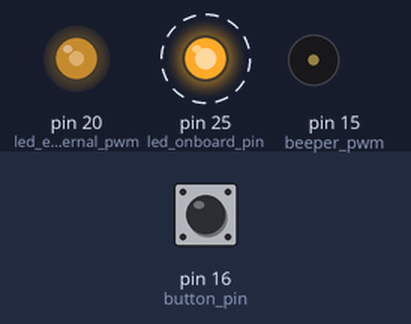
A program run on a simulated MicroPython board. Parts: output pins drawn as LEDs (lit = HIGH), buzzer (waves = sounding). Dashed ring = blinking. Inputs (shaded band) come from the test bench; at power-on: pin 16 (button_pin) HIGH. What the program prints to the serial console is not drawn.

Above: at 1.2 s.
1.3 s: pin 16 (button_pin) pulled LOW for 0.15 s
At 3.17 s:
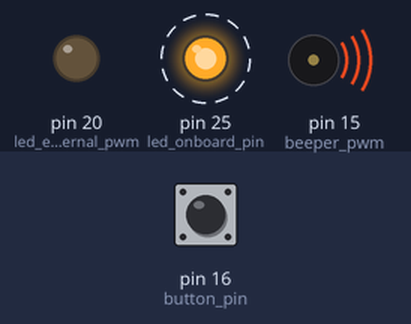
At 3.93 s:
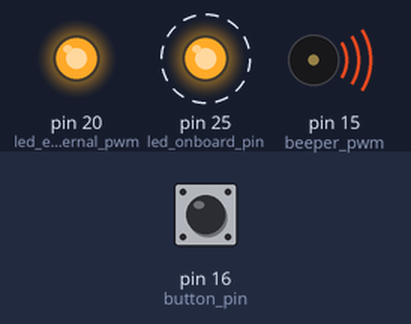
4.3 s: pin 16 (button_pin) pulled LOW for 1 s
7.3 s: pin 16 (button_pin) pulled LOW for 3.2 s
At 11.56 s:
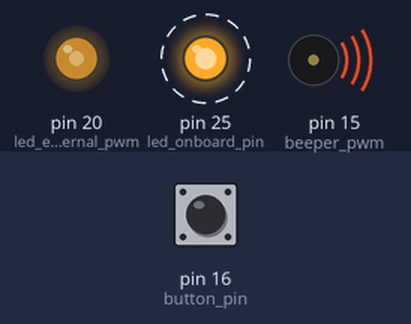
Timing chart, 0 to 18.0 s (numbered marks = the images above; inputs shaded):
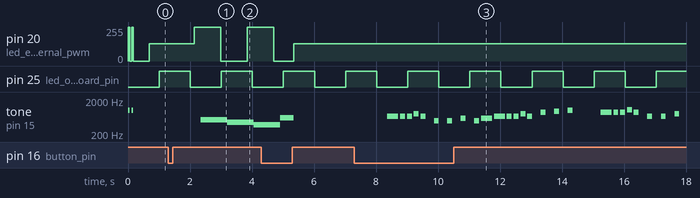

The program:

main.py
```python
from button import Button
import hal
from heartbeat import Heartbeat
import app_globals
from startup_pattern import StartupPattern
from led_pulse import LEDPulse
from siren import Siren
from theme_player import ThemePlayer
import theme

# Since the file is called main.py, it will run automatically when the target device boots.

BUTTON_HOLD_MS = 1000

class App():
    STATE_STARTUP = 0
    STATE_IDLE = 1
    STATE_ALARMING = 2
    STATE_TUNE = 3
    STATE_SIZE = 4

    def __init__(self):
        print("OctoAlarm MicroPython Version " + app_globals.VERSION + "\n")

        self.button = Button(hal.read_button)
        self.heartbeat = Heartbeat(lambda x: hal.set_heartbeat(x))
        self.startup_pattern: StartupPattern
        self.led_pulse: LEDPulse
        self.siren: Siren
        self.state = self.STATE_STARTUP
        self.last_state = self.STATE_SIZE
        self.released_in_theme_state = False
        self.theme_player: ThemePlayer

    @staticmethod
    def startup_pattern_set(value):
        hal.set_led(255 if value > 0 else 0)
        hal.set_beeper(value)

    def update(self):
        self.heartbeat.update()
        self.button.update()

        first_time = self.state != self.last_state
        self.last_state = self.state

        if self.state == self.STATE_STARTUP:
            if first_time:
                self.startup_pattern = StartupPattern(self.startup_pattern_set)
            if self.startup_pattern.is_finished():
                self.state = self.STATE_IDLE
            else:
                self.startup_pattern.update()
        elif self.state == self.STATE_IDLE:
            if first_time:
                hal.set_beeper(0)
                hal.set_led(128)
            if self.button.just_released():
                self.state = self.STATE_ALARMING
            if self.button.is_held(BUTTON_HOLD_MS):
                self.state = self.STATE_TUNE
        elif self.state == self.STATE_ALARMING:
            if first_time:
                self.led_pulse = LEDPulse(lambda x: hal.set_led(x), 2000)
                if hal.allow_siren():
                    self.siren = Siren(lambda x: hal.set_beeper(x), 3000)
            self.led_pulse.update()
            if hal.allow_siren():
                self.siren.update()
            if self.button.just_released():
                self.state = self.STATE_IDLE
        elif self.state == self.STATE_TUNE:
            if first_time:
                self.released_in_theme_state = False
                self.theme_player = ThemePlayer(lambda x: hal.set_beeper(x), theme.THEME)

            self.theme_player.update()

            if self.theme_player.is_finished():
                self.state = self.STATE_IDLE

            if self.button.just_released():
                if not self.released_in_theme_state:
                    self.released_in_theme_state = True
                else:
                    self.state = self.STATE_IDLE

app: App

def setup():
    global app
    app = App()

def loop():
    global app
    app.update()

hal.run(setup, loop)
```

button.py
```python
from elapsed import ElapsedMS
from debounce import Debounce

class Button:
    def __init__(self, get_state):
        self.get_state_ = get_state
        self.pressed_ = False
        self.last_pressed_ = False
        self.debounced_state_ = Debounce()
        self.pressed_timer_ = ElapsedMS()

    def update(self):
        self.last_pressed_ = self.pressed_
        self.debounced_state_.update(self.get_state_())
        self.pressed_ = self.debounced_state_.state()
        if self.just_pressed():
            self.pressed_timer_.restart()

    def is_pressed(self):
        return self.pressed_

    def is_released(self):
        return not self.pressed_

    def just_changed(self):
        return self.pressed_ != self.last_pressed_

    def just_pressed(self):
        return self.just_changed() and self.is_pressed()

    def just_released(self):
        return self.just_changed() and self.is_released()

    def is_held(self, hold_time_ms):
        return self.is_pressed() and self.pressed_timer_.has_elapsed(hold_time_ms)

    def restart_held(self):
        self.pressed_timer_.restart()
```

hal.py
```python
import sys

if (sys.platform == "linux") or (sys.platform == "win32"):
    # Simulator
    import hal_sim as hal_impl
else:
    # MicroPython
    import hal_rpi_pico as hal_impl

def run(setup, loop):
    hal_impl.run(setup, loop)

def get_ms() -> int:
    return hal_impl.get_ms()

def get_us() -> int:
    return hal_impl.get_us()

def read_button() -> bool:
    return hal_impl.read_button()

def set_heartbeat(value: bool):
    hal_impl.set_heartbeat(value)

def set_led(value: int):
    hal_impl.set_led(value)

def set_beeper(freq: int):
    hal_impl.set_beeper(freq)

def allow_siren() -> bool:
    return hal_impl.allow_siren()
```

heartbeat.py
```python
from elapsed import ElapsedMS

class Heartbeat():
    def __init__(self, set_state):
        self.set_state = set_state
        self.set_state(False)
        self.state = False
        self.elapsed = ElapsedMS()

    def update(self):
        if self.elapsed.has_elapsed_restart(1000):
            self.state = not self.state
            self.set_state(self.state)
```

app_globals.py
```python
VERSION = '0.1.1'
```

startup_pattern.py
```python
from elapsed import ElapsedMS

class StartupPattern():
    DATA = [(1000,50),
            (0,50),
            (1000,50),
            (0,500)]

    def __init__(self, set_frequency):
        global DATA
        self.set_frequency = set_frequency
        self.elapsed = ElapsedMS()
        self.index = 0
        self.set_frequency(self.DATA[self.index][0])
        self.finished = False

    def update(self):
        if self.finished:
            return

        item = self.DATA[self.index]

        if self.elapsed.has_elapsed_restart(item[1]):
            self.index += 1
            if self.index >= len(self.DATA):
                self.finished = True
            else:
                item = self.DATA[self.index]
                self.set_frequency(item[0])

    def is_finished(self):
        return self.finished
```

led_pulse.py
```python
from elapsed import ElapsedUS

class LEDPulse():
    STATE_INCREASING = 0
    STATE_PAUSEBRIGHT = 1
    STATE_DECREASING = 2
    STATE_PAUSEOFF = 3
    STATE_SIZE = 4

    MAX_PWM = 255

    # set_output must be a callable that takes an int and returns None
    def __init__(self, set_output, update_period_us: int):
        self.set_output = set_output
        self.update_period_us = update_period_us
        self.state = self.STATE_INCREASING
        self.last_state = self.STATE_SIZE
        self.pwm_value = 0
        self.timer = ElapsedUS()
        self.pause_us = self.update_period_us * 100

    def update(self):
        first_time = self.state != self.last_state
        self.last_state = self.state

        if self.state == self.STATE_INCREASING:
            if first_time:
                self.pwm_value = 0
                self.timer.restart()
            if self.timer.has_elapsed_restart(self.update_period_us):
                if self.pwm_value < self.MAX_PWM:
                    self.pwm_value += 1
                else:
                    self.state = self.STATE_PAUSEBRIGHT
            self.set_output(self.pwm_value)
        elif self.state == self.STATE_PAUSEBRIGHT:
            if first_time:
                self.timer.restart()
            if self.timer.has_elapsed(self.pause_us):
                self.state = self.STATE_DECREASING
        elif self.state == self.STATE_DECREASING:
            if first_time:
                self.pwm_value = self.MAX_PWM
                self.timer.restart()
            if self.timer.has_elapsed_restart(self.update_period_us):
                if self.pwm_value > 0:
                    self.pwm_value -= 1
                else:
                    self.state = self.STATE_PAUSEOFF
            self.set_output(self.pwm_value)
        elif self.state == self.STATE_PAUSEOFF:
            if first_time:
                self.timer.restart()
            if self.timer.has_elapsed(self.pause_us):
                self.state = self.STATE_INCREASING
```

siren.py
```python
from elapsed import ElapsedUS

class Siren():
    STATE_INCREASING = 0
    STATE_PAUSE = 1
    STATE_SIZE = 2

    FREQ_LOW = 300
    FREQ_HIGH = 600

    # set_freq must be a callable that takes an int and returns None
    def __init__(self, set_freq, update_period_us: int):
        self.set_freq = set_freq
        self.update_period_us = update_period_us
        self.state = self.STATE_INCREASING
        self.last_state = self.STATE_SIZE
        self.current_freq = self.FREQ_LOW
        self.timer = ElapsedUS()
        self.pause_us = self.update_period_us * 0

    def update(self):
        first_time = self.state != self.last_state
        self.last_state = self.state

        if self.state == self.STATE_INCREASING:
            if first_time:
                self.current_freq = self.FREQ_LOW
                self.timer.restart()
            if self.timer.has_elapsed_restart(self.update_period_us):
                if self.current_freq < self.FREQ_HIGH:
                    self.current_freq += 1
                else:
                    self.state = self.STATE_PAUSE
            self.set_freq(self.current_freq)
        elif self.state == self.STATE_PAUSE:
            if first_time:
                self.timer.restart()
            if self.timer.has_elapsed(self.pause_us):
                self.state = self.STATE_INCREASING
```

theme_player.py
```python
from elapsed import ElapsedMS

# A theme is a list of tuple[int,int]
# The first item in the tuple is the frequency.
# The second item in the tuple is the milliseconds.

QUAVER = 350
SEMI_QUAVER = 150

NOTE_E5 = 659
NOTE_G5 = 783
NOTE_B4 = 493
NOTE_D5 = 587
NOTE_GS5 = 830
NOTE_A5 = 880
NOTE_AS5 = 932
NOTE_B5 = 987
NOTE_C6 = 1046
NOTE_D6 = 1174
NOTE_DS6 = 1244
NOTE_E6 = 1318

class ThemePlayer:
    STATE_PLAY_NOTE = 0
    STATE_PAUSE = 1
    STATE_FINISHED = 2
    STATE_SIZE = 3

    PAUSE_TIME = 50

    # set_freq must be a callable that takes an int and returns None
    def __init__(self, set_freq, theme: list[tuple[int, int]]):
        self.set_freq = set_freq
        self.theme = theme
        self.elapsed = ElapsedMS()
        self.index = 0
        self.state = self.STATE_PLAY_NOTE
        self.last_state = self.STATE_SIZE

    def update(self):
        first_time = self.state != self.last_state
        self.last_state = self.state

        if self.state == self.STATE_PLAY_NOTE:
            if first_time:
                self.elapsed.restart()
                self.set_freq(self.theme[self.index][0])

            if self.elapsed.has_elapsed_restart(self.theme[self.index][1]):
                self.index += 1
                self.state = self.STATE_PAUSE
        elif self.state == self.STATE_PAUSE:
                if first_time:
                    self.elapsed.restart()
                    self.set_freq(0)
                if self.elapsed.has_elapsed_restart(self.PAUSE_TIME):
                    if self.index >= len(self.theme):
                        self.state = self.STATE_FINISHED
                    else:
                        self.state = self.STATE_PLAY_NOTE

    def is_finished(self):
        return self.state == self.STATE_FINISHED
```

theme.py
```python
import theme_player as tp

THEME = [
    (tp.NOTE_E5, tp.QUAVER),
    (tp.NOTE_E5, tp.SEMI_QUAVER),
    (tp.NOTE_E5, tp.SEMI_QUAVER),
    (tp.NOTE_G5, tp.SEMI_QUAVER),
    (tp.NOTE_E5, tp.SEMI_QUAVER),
    (0, tp.SEMI_QUAVER),
    (tp.NOTE_B4, tp.SEMI_QUAVER),

    (0, tp.SEMI_QUAVER),
    (tp.NOTE_B4, tp.SEMI_QUAVER),
    (0, tp.SEMI_QUAVER),
    (tp.NOTE_D5, tp.SEMI_QUAVER),
    (0, tp.SEMI_QUAVER),
    (tp.NOTE_B4, tp.SEMI_QUAVER),
    (tp.NOTE_D5, tp.QUAVER),

    (tp.NOTE_E5, tp.QUAVER),
    (tp.NOTE_E5, tp.SEMI_QUAVER),
    (tp.NOTE_E5, tp.SEMI_QUAVER),
    (tp.NOTE_G5, tp.SEMI_QUAVER),
    (tp.NOTE_E5, tp.SEMI_QUAVER),
    (0, tp.SEMI_QUAVER),
    (tp.NOTE_A5, tp.SEMI_QUAVER),

    (0, tp.SEMI_QUAVER),
    (tp.NOTE_AS5, tp.SEMI_QUAVER),
    (0, tp.SEMI_QUAVER),
    (tp.NOTE_B5, tp.SEMI_QUAVER),
    (0, tp.QUAVER),
    (0, tp.QUAVER),

    (tp.NOTE_A5, tp.QUAVER),
    (tp.NOTE_A5, tp.SEMI_QUAVER),
    (tp.NOTE_A5, tp.SEMI_QUAVER),
    (tp.NOTE_C6, tp.SEMI_QUAVER),
    (tp.NOTE_A5, tp.SEMI_QUAVER),
    (0, tp.SEMI_QUAVER),
    (tp.NOTE_E5, tp.SEMI_QUAVER),

    (0, tp.SEMI_QUAVER),
    (tp.NOTE_E5, tp.SEMI_QUAVER),
    (0, tp.SEMI_QUAVER),
    (tp.NOTE_G5, tp.SEMI_QUAVER),
    (0, tp.SEMI_QUAVER),
    (tp.NOTE_E5, tp.SEMI_QUAVER),
    (tp.NOTE_G5, tp.SEMI_QUAVER),
    (tp.NOTE_GS5, tp.SEMI_QUAVER),

    (tp.NOTE_A5, tp.QUAVER),
    (tp.NOTE_A5, tp.SEMI_QUAVER),
    (tp.NOTE_A5, tp.SEMI_QUAVER),
    (tp.NOTE_C6, tp.SEMI_QUAVER),
    (tp.NOTE_A5, tp.SEMI_QUAVER),
    (0, tp.SEMI_QUAVER),
    (tp.NOTE_D6, tp.SEMI_QUAVER),

    (0, tp.SEMI_QUAVER),
    (tp.NOTE_DS6, tp.SEMI_QUAVER),
    (0, tp.SEMI_QUAVER),
    (tp.NOTE_E6, tp.SEMI_QUAVER),
    (0, tp.QUAVER),
    (0, tp.QUAVER)
]
```

elapsed.py
```python
import hal

class _Elapsed:
    def __init__(self):
        self.last_time_ = self.get_time()

    def restart(self):
        self.last_time_ = self.get_time()

    def has_elapsed(self, ms):
        if (self.get_time() - self.last_time_) >= ms:
            return True
        return False

    def has_elapsed_restart(self, ms):
        if self.has_elapsed(ms):
            self.restart()
            return True
        return False

    def get_time(self) -> int:
        return 0

class ElapsedMS(_Elapsed):
    def get_time(self) -> int:
        return hal.get_ms()

class ElapsedUS(_Elapsed):
    def get_time(self) -> int:
        return hal.get_us()
```

debounce.py
```python
from elapsed import ElapsedMS

class Debounce:

    def __init__(self, initial_state = False, debounce_time = 50):
        self.state_ = initial_state
        self.debounce_time_ = debounce_time
        self.elapsed_ = ElapsedMS()

    def update(self, new_state):
        if new_state != self.state_:
            if self.elapsed_.has_elapsed_restart(self.debounce_time_):
                self.state_ = new_state
        else:
            self.elapsed_.restart()

    def state(self):
        return self.state_
```

hal_rpi_pico.py
```python
#pylint: disable=all
#type: ignore
import time
import sys
import machine

BEEPER_PIN = const(15)
BUTTON_PIN = const(16)
LED_EXTERNAL_PIN = const(20)
LED_ONBOARD_PIN = const(25)

led_onboard_pin = None
led_external_pwm = None
button_pin = None
beeper_pwm = None

def init():
    global led_onboard_pin
    led_onboard_pin = machine.Pin(LED_ONBOARD_PIN, machine.Pin.OUT)
    led_onboard_pin.value(True)
    global led_external_pwm
    led_external_pwm = machine.PWM(machine.Pin(LED_EXTERNAL_PIN))
    led_external_pwm.freq(5000)
    led_external_pwm.duty_u16(0)
    global button_pin
    button_pin = machine.Pin(BUTTON_PIN, machine.Pin.IN, machine.Pin.PULL_UP)
    global beeper_pwm
    beeper_pwm = machine.PWM(machine.Pin(BEEPER_PIN))
    beeper_pwm.duty_u16(0)
    return

def run(setup, loop):
    init()
    setup()
    while True:
        loop()

def get_ms():
    return time.ticks_ms()

def get_us():
    return time.ticks_us()

def read_button():
    return not button_pin.value()

def set_led(value):
    global led_external_pwm
    led_external_pwm.duty_u16(int(value * 256))
    return

def set_heartbeat(value):
    led_onboard_pin.value(value)
    return

def set_beeper(freq: int):
    if freq < 100:
        beeper_pwm.freq(5000)
        beeper_pwm.duty_u16(0)
    else:
        beeper_pwm.freq(freq)
        beeper_pwm.duty_u16(65535 >> 1)
    return

def allow_siren() -> bool:
    return True
```

Measured:
- after the input at 1.3 s, pin 20 (led_external_pwm): 128/255 → 254/255 after 0.84 s, → 0/255 0.86 s later, → 254/255 0.85 s later; tone on pin 15 (beeper_pwm): silent → 523 Hz after 1.1 s, → 448 Hz 0.85 s later, → 376 Hz 0.85 s later
- after the input at 7.3 s, tone on pin 15 (beeper_pwm): plays 659 Hz for 0.36 s, 659 Hz for 0.16 s, 659 Hz for 0.16 s, 783 Hz for 0.16 s, 659 Hz for 0.16 s, 493 Hz for 0.15 s … (26 notes in this stretch), starting after 1.1 s
- by itself, pin 25 (led_onboard_pin): alternates HIGH for 1.0 s and LOW for 1.0 s
- by itself, tone on pin 15 (beeper_pwm): alternates 1000 Hz for 0.05 s and silent for 0.06 s, 4 changes in all, then stays silent
